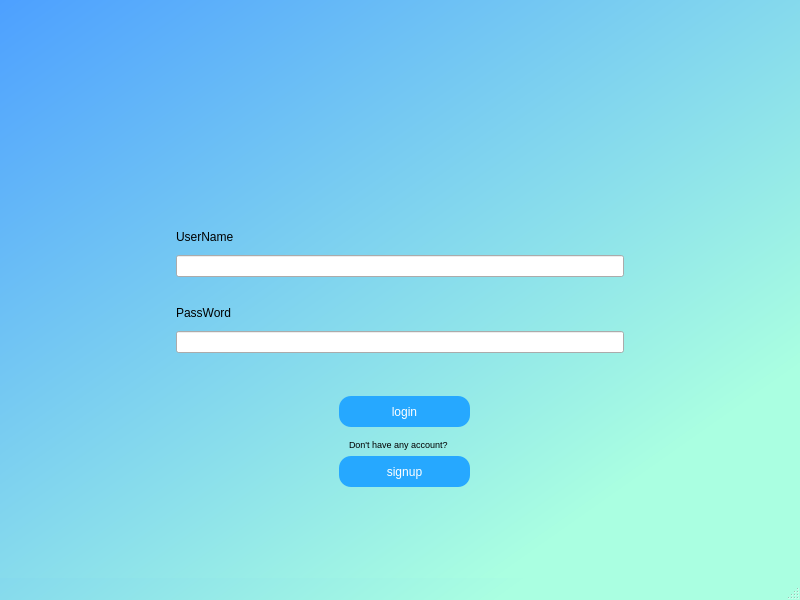
<?xml version="1.0" encoding="UTF-8"?>
<ui version="4.0">
 <class>MainWindow</class>
 <widget class="QMainWindow" name="MainWindow">
  <property name="geometry">
   <rect>
    <x>0</x>
    <y>0</y>
    <width>800</width>
    <height>600</height>
   </rect>
  </property>
  <property name="windowTitle">
   <string>MainWindow</string>
  </property>
  <property name="styleSheet">
   <string notr="true">QMainWindow#MainWindow{
background-color: qlineargradient(spread:pad, x1:0.804, y1:0.823182, x2:0, y2:0, stop:0 rgba(170, 255, 225, 255), stop:1 rgba(77, 160, 255, 255));
}</string>
  </property>
  <widget class="QWidget" name="centralwidget">
   <property name="styleSheet">
    <string notr="true">QWidget#centralwidget{
background-color: qlineargradient(spread:pad, x1:0.804, y1:0.823182, x2:0, y2:0, stop:0 rgba(170, 255, 225, 255), stop:1 rgba(77, 160, 255, 255));
}</string>
   </property>
   <layout class="QVBoxLayout" name="verticalLayout_4">
    <item>
     <widget class="QWidget" name="widget_7" native="true"/>
    </item>
    <item>
     <widget class="QWidget" name="widget" native="true">
      <layout class="QHBoxLayout" name="horizontalLayout_2">
       <item>
        <spacer name="horizontalSpacer">
         <property name="orientation">
          <enum>Qt::Horizontal</enum>
         </property>
         <property name="sizeType">
          <enum>QSizePolicy::Fixed</enum>
         </property>
         <property name="sizeHint" stdset="0">
          <size>
           <width>140</width>
           <height>20</height>
          </size>
         </property>
        </spacer>
       </item>
       <item>
        <widget class="QWidget" name="widget_2" native="true">
         <layout class="QVBoxLayout" name="verticalLayout">
          <item>
           <widget class="QWidget" name="widget_3" native="true">
            <layout class="QVBoxLayout" name="verticalLayout_2">
             <item>
              <widget class="QLabel" name="label">
               <property name="text">
                <string>UserName</string>
               </property>
              </widget>
             </item>
             <item>
              <widget class="QLineEdit" name="Username"/>
             </item>
            </layout>
           </widget>
          </item>
          <item>
           <widget class="QWidget" name="widget_4" native="true">
            <layout class="QVBoxLayout" name="verticalLayout_3">
             <item>
              <widget class="QLabel" name="label_2">
               <property name="text">
                <string>PassWord</string>
               </property>
              </widget>
             </item>
             <item>
              <widget class="QLineEdit" name="PassWWord"/>
             </item>
            </layout>
           </widget>
          </item>
         </layout>
        </widget>
       </item>
       <item>
        <spacer name="horizontalSpacer_2">
         <property name="orientation">
          <enum>Qt::Horizontal</enum>
         </property>
         <property name="sizeType">
          <enum>QSizePolicy::Fixed</enum>
         </property>
         <property name="sizeHint" stdset="0">
          <size>
           <width>140</width>
           <height>20</height>
          </size>
         </property>
        </spacer>
       </item>
      </layout>
     </widget>
    </item>
    <item>
     <widget class="QWidget" name="widget_6" native="true">
      <widget class="QPushButton" name="signup">
       <property name="geometry">
        <rect>
         <x>330</x>
         <y>70</y>
         <width>131</width>
         <height>31</height>
        </rect>
       </property>
       <property name="styleSheet">
        <string notr="true">QPushButton 
{
border-radius: 12px;
background-color:#26a8ff;
font: 700 9pt &quot;Helvetica Now Display&quot;;
color: white;
}
QPushButton:hover
{
background: #61ffed;
}
QPushButton:pressed 
{
background: white;
border: 2px solid #61ffed; 
color: #61ffed;
}
</string>
       </property>
       <property name="text">
        <string>signup</string>
       </property>
      </widget>
      <widget class="QPushButton" name="login">
       <property name="geometry">
        <rect>
         <x>330</x>
         <y>10</y>
         <width>131</width>
         <height>31</height>
        </rect>
       </property>
       <property name="sizePolicy">
        <sizepolicy hsizetype="Minimum" vsizetype="Fixed">
         <horstretch>0</horstretch>
         <verstretch>0</verstretch>
        </sizepolicy>
       </property>
       <property name="sizeIncrement">
        <size>
         <width>0</width>
         <height>0</height>
        </size>
       </property>
       <property name="styleSheet">
        <string notr="true">QPushButton 
{
border-radius: 12px;
background-color:#26a8ff;
font: 700 9pt &quot;Helvetica Now Display&quot;;
color: white;
}
QPushButton:hover
{
background: #61ffed;
}
QPushButton:pressed 
{
background: white;
border: 2px solid #61ffed; 
color: #61ffed;
}
</string>
       </property>
       <property name="text">
        <string>login</string>
       </property>
       <property name="iconSize">
        <size>
         <width>20</width>
         <height>20</height>
        </size>
       </property>
      </widget>
      <widget class="QLabel" name="label_4">
       <property name="geometry">
        <rect>
         <x>340</x>
         <y>50</y>
         <width>131</width>
         <height>16</height>
        </rect>
       </property>
       <property name="font">
        <font>
         <pointsize>7</pointsize>
        </font>
       </property>
       <property name="text">
        <string>Don't have any account?</string>
       </property>
      </widget>
     </widget>
    </item>
   </layout>
  </widget>
  <widget class="QMenuBar" name="menubar">
   <property name="geometry">
    <rect>
     <x>0</x>
     <y>0</y>
     <width>800</width>
     <height>26</height>
    </rect>
   </property>
  </widget>
  <widget class="QStatusBar" name="statusbar"/>
 </widget>
 <resources/>
 <connections/>
</ui>
